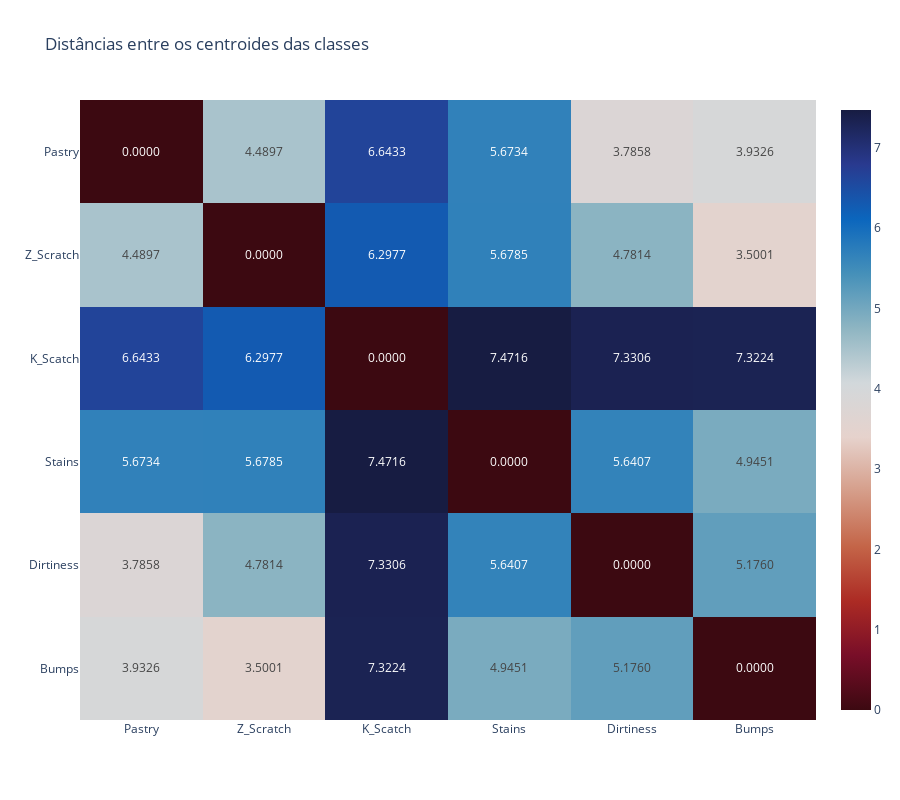

This figure's notebook cell:
### Code cell
x_fig2 = df_euc_dist.index
y_fig2 = x_fig2
z_fig2 = df_euc_dist.values

fig2 = go.Figure()
fig2.add_trace(go.Heatmap(x=x_fig2, y=y_fig2, z=z_fig2, text=z_fig2, texttemplate='%{text:.4f}', colorscale=PALETTE, reversescale=True))
fig2.update_layout(title=f'Distâncias entre os centroides das classes', yaxis_autorange='reversed', height=800, autosize=True)
export_fig(fig2, 'class_dist', '../figs/eda')
fig2.show()

### Figure 1 — Plotly figure (JSON) as saved in the notebook; plotly's stock layout.template omitted (floating-point values rounded to 4 significant figures)
{"data": [{"colorscale": [[0, "rgb(23, 28, 66)"], [0.09091, "rgb(41, 58, 143)"], [0.1818, "rgb(11, 102, 189)"], [0.2727, "rgb(69, 144, 185)"], [0.3636, "rgb(142, 181, 194)"], [0.4545, "rgb(210, 216, 219)"], [0.5455, "rgb(230, 210, 204)"], [0.6364, "rgb(213, 157, 137)"], [0.7273, "rgb(196, 101, 72)"], [0.8182, "rgb(172, 43, 36)"], [0.9091, "rgb(120, 14, 40)"], [1, "rgb(60, 9, 17)"]], "reversescale": true, "text": [[0, 4.49, 6.643, 5.673, 3.786, 3.933], [4.49, 0, 6.298, 5.679, 4.781, 3.5], [6.643, 6.298, 0, 7.472, 7.331, 7.322], [5.673, 5.679, 7.472, 0, 5.641, 4.945], [3.786, 4.781, 7.331, 5.641, 0, 5.176], [3.933, 3.5, 7.322, 4.945, 5.176, 0]], "texttemplate": "%{text:.4f}", "type": "heatmap", "x": ["Pastry", "Z_Scratch", "K_Scatch", "Stains", "Dirtiness", "Bumps"], "y": ["Pastry", "Z_Scratch", "K_Scatch", "Stains", "Dirtiness", "Bumps"], "z": [[0, 4.49, 6.643, 5.673, 3.786, 3.933], [4.49, 0, 6.298, 5.679, 4.781, 3.5], [6.643, 6.298, 0, 7.472, 7.331, 7.322], [5.673, 5.679, 7.472, 0, 5.641, 4.945], [3.786, 4.781, 7.331, 5.641, 0, 5.176], [3.933, 3.5, 7.322, 4.945, 5.176, 0]]}], "layout": {"autosize": true, "height": 800, "title": {"text": "Distâncias entre os centroides das classes"}, "yaxis": {"autorange": "reversed"}}}
